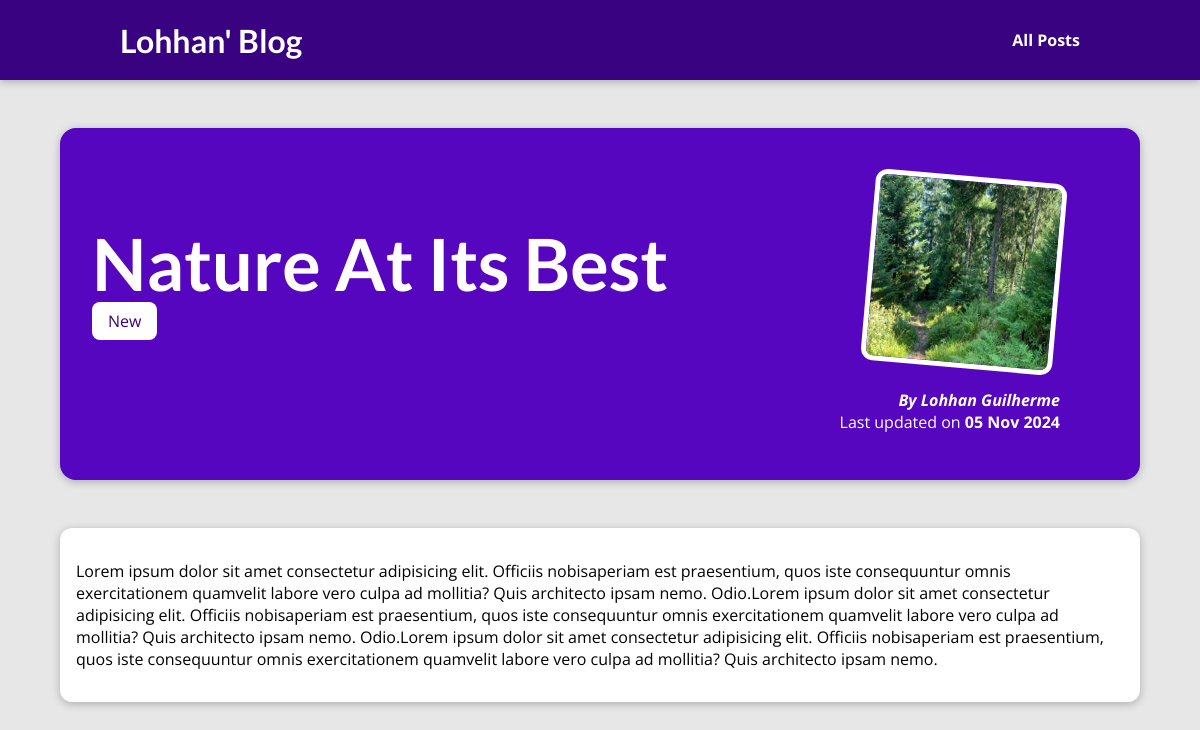
The page /posts/nature-at-its-best on the database its author committed.
### blog/models.py (models this page shows, shortened)
class Post(models.Model):
   title = models.CharField(max_length=150)
   author = models.ForeignKey(Author, on_delete=models.SET_NULL, null=True, related_name="posts")
   excerpt = models.CharField(max_length=200)
   image_name = models.CharField(max_length=100)
   date = models.DateField(auto_now=True)
   slug = models.SlugField(null=True, blank=True, unique=True)
   content = models.TextField(validators=[MinLengthValidator(10)])
   tag = models.ManyToManyField(Tag, related_name="posts")

class Tag(models.Model):
   caption = models.CharField(max_length=20)

class Author(models.Model):
   first_name = models.CharField(max_length=80)
   last_name = models.CharField(max_length=80)
   email_adress = models.EmailField()
   def __str__(self):
      return f"{self.first_name} {self.last_name}"

### blog/views.py (the view)
# urls.py: path("posts/<slug:slug>", views.post_details, name="post_details"),
def post_details(request, slug):
      indentified_post = Post.objects.get(slug=slug)
      return render(request, "blog/post-details.html", {"post": indentified_post, "post_tag": indentified_post.tag.all()})

### blog/templates/blog/post-details.html (shortened to what this page needs)
{% extends "base.html" %}
{% load static %}
{% block css_files %}
<link rel="stylesheet" href="{% static "blog/post-details.css" %}">
{% endblock css_files %}
{% block body %}
<section id="summary">
   <h2>{{post.title}}</h2>
   <div>
      {% for tag in post_tag %}
         <span class="tag">{{tag.caption}}</span>
      {% endfor %}
   </div>
   <article>
      <img src="{% static "blog/images/"|add:post.image_name %}" alt="{{post.title}}">
      <address>By <a href="mailto:{{ post.author.email_adress }}">{{post.author}}</a></address>
      <div>Last updated on <time>{{post.date|date:"d M Y"}}</time></div>
   </article>
</section>
<main>
   {{post.content|linebreaks}}
</main>
{% endblock body %}

### static/base.css (style rules this page uses)
* { box-sizing: border-box; }
html { font-family: 'Open Sans', 'Lato', sans-serif; }
body { margin: 0; }
h1, h2, h3 { font-family: 'Lato', sans-serif; font-weight: bold; }

### blog/static/blog/post-details.css (style rules this page uses)
body { background-color: #e7e7e7; }
#summary { margin: 8rem auto 3rem auto; padding: 2rem; width: 90%; max-width: 90rem; border-radius: 16px; background-color: #5706c0; position: relative; box-shadow: 0 2px 8px rgba(0, 0, 0, 0.25); height: 22rem; }
#summary h2 { color: white; font-size: 4.5rem; margin-bottom: 0.25rem; }
#summary article { position: absolute; top: 2rem; right: 3rem; padding: 1rem 2rem; border-radius: 12px; text-align: right; color: white; }
#summary article img { width: 12rem; height: 12rem; border-radius: 12px; transform: rotateZ(5deg); border: 5px solid white; margin-bottom: 1rem; }
#summary address { font-weight: bold; }
#summary a { color: white; text-decoration: none; }
#summary time { font-weight: bold; }
main { width: 90%; max-width: 90rem; margin: 3rem auto; background-color: white; padding: 1rem; border-radius: 12px; box-shadow: 0 2px 8px rgba(0, 0, 0, 0.25); }
.tag { background-color: white; color: #390281; padding: 0.5rem 1rem; border-radius: 8px; }

### rows shown on the page
Post: title "Nature At Its Best", image_name (picture), author "Lohhan Guilherme", date "05 Nov 2024", content "Lorem ipsum dolor sit amet consectetur adipisicing elit. Officiis nobisaperiam est praesentium, quos iste consequuntur omnis exercitationem quamvelit labore vero culpa ad mollitia? Quis architecto ipsam nemo. Odio.Lorem ipsum dolor sit amet consectetur adipisicing elit. Officiis nobisaperiam est praesentium, quos iste consequuntur omnis exercitationem quamvelit labore vero culpa ad mollitia? Quis architecto ipsam nemo. Odio.Lorem ipsum dolor sit amet consectetur adipisicing elit. Officiis nobisaperiam est praesentium, quos iste consequuntur omnis exercitationem quamvelit labore vero culpa ad mollitia? Quis architecto ipsam nemo."
Tag: caption "New"
